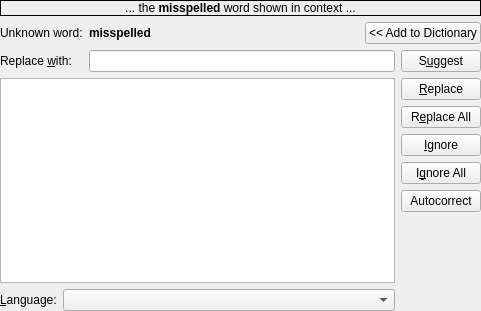
<?xml version="1.0" encoding="UTF-8"?>
<ui version="4.0">
 <class>SonnetUi</class>
 <widget class="QWidget" name="SonnetUi">
  <property name="geometry">
   <rect>
    <x>0</x>
    <y>0</y>
    <width>481</width>
    <height>311</height>
   </rect>
  </property>
  <property name="sizePolicy">
   <sizepolicy hsizetype="Preferred" vsizetype="Preferred">
    <horstretch>0</horstretch>
    <verstretch>0</verstretch>
   </sizepolicy>
  </property>
  <property name="minimumSize">
   <size>
    <width>430</width>
    <height>300</height>
   </size>
  </property>
  <layout class="QGridLayout">
   <property name="leftMargin">
    <number>0</number>
   </property>
   <property name="topMargin">
    <number>0</number>
   </property>
   <property name="rightMargin">
    <number>0</number>
   </property>
   <property name="bottomMargin">
    <number>0</number>
   </property>
   <item row="1" column="0" colspan="2">
    <widget class="QLabel" name="textLabel2">
     <property name="whatsThis">
      <string>&lt;qt&gt;&lt;p&gt;This word was considered to be an &quot;unknown word&quot; because it does not match any entry in the dictionary currently in use. It may also be a word in a foreign language.&lt;/p&gt;
&lt;p&gt;If the word is not misspelled, you may add it to the dictionary by clicking &lt;b&gt;Add to Dictionary&lt;/b&gt;. If you do not want to add the unknown word to the dictionary, but you want to leave it unchanged, click &lt;b&gt;Ignore&lt;/b&gt; or &lt;b&gt;Ignore All&lt;/b&gt;.&lt;/p&gt;
&lt;p&gt;However, if the word is misspelled, you can try to find the correct replacement in the list below. If you cannot find a replacement there, you may type it in the text box below, and click &lt;b&gt;Replace&lt;/b&gt; or &lt;b&gt;Replace All&lt;/b&gt;.&lt;/p&gt;
&lt;/qt&gt;</string>
     </property>
     <property name="text">
      <string>Unknown word:</string>
     </property>
    </widget>
   </item>
   <item row="1" column="2">
    <widget class="QLabel" name="m_unknownWord">
     <property name="toolTip">
      <string>Unknown word</string>
     </property>
     <property name="whatsThis">
      <string>&lt;qt&gt;&lt;p&gt;This word was considered to be an &quot;unknown word&quot; because it does not match any entry in the dictionary currently in use. It may also be a word in a foreign language.&lt;/p&gt;
&lt;p&gt;If the word is not misspelled, you may add it to the dictionary by clicking &lt;b&gt;Add to Dictionary&lt;/b&gt;. If you do not want to add the unknown word to the dictionary, but you want to leave it unchanged, click &lt;b&gt;Ignore&lt;/b&gt; or &lt;b&gt;Ignore All&lt;/b&gt;.&lt;/p&gt;
&lt;p&gt;However, if the word is misspelled, you can try to find the correct replacement in the list below. If you cannot find a replacement there, you may type it in the text box below, and click &lt;b&gt;Replace&lt;/b&gt; or &lt;b&gt;Replace All&lt;/b&gt;.&lt;/p&gt;
&lt;/qt&gt;</string>
     </property>
     <property name="text">
      <string>&lt;b&gt;misspelled&lt;/b&gt;</string>
     </property>
    </widget>
   </item>
   <item row="4" column="0">
    <widget class="QLabel" name="textLabel5">
     <property name="whatsThis">
      <string>&lt;qt&gt;
&lt;p&gt;Select the language of the document you are proofing here.&lt;/p&gt;
&lt;/qt&gt;</string>
     </property>
     <property name="text">
      <string>&amp;Language:</string>
     </property>
     <property name="buddy">
      <cstring>m_language</cstring>
     </property>
    </widget>
   </item>
   <item row="0" column="0" colspan="6">
    <widget class="QLabel" name="m_contextLabel">
     <property name="toolTip">
      <string>Text excerpt showing the unknown word in its context.</string>
     </property>
     <property name="whatsThis">
      <string>&lt;qt&gt;
&lt;p&gt;Here you can see a text excerpt showing the unknown word in its context. If this information is not sufficient to choose the best replacement for the unknown word, you can click on the document you are proofing, read a larger part of the text and then return here to continue proofing.&lt;/p&gt;
&lt;/qt&gt;</string>
     </property>
     <property name="frameShape">
      <enum>QFrame::Box</enum>
     </property>
     <property name="text">
      <string>... the &lt;b&gt;misspelled&lt;/b&gt; word shown in context ...</string>
     </property>
     <property name="alignment">
      <set>Qt::AlignCenter</set>
     </property>
    </widget>
   </item>
   <item row="1" column="4" colspan="2">
    <widget class="QPushButton" name="m_addBtn">
     <property name="whatsThis">
      <string>&lt;qt&gt;
&lt;p&gt;The unknown word was detected and considered unknown because it is not included in the dictionary.&lt;br&gt;
Click here if you consider the unknown word not to be misspelled, and you want to avoid wrongly detecting it again in the future. If you want to let it remain as is, but not add it to the dictionary, then click &lt;b&gt;Ignore&lt;/b&gt; or &lt;b&gt;Ignore All&lt;/b&gt; instead.&lt;/p&gt;
&lt;/qt&gt;</string>
     </property>
     <property name="text">
      <string>&lt;&lt; Add to Dictionary</string>
     </property>
    </widget>
   </item>
   <item row="1" column="3">
    <spacer>
     <property name="orientation">
      <enum>Qt::Horizontal</enum>
     </property>
     <property name="sizeType">
      <enum>QSizePolicy::Expanding</enum>
     </property>
     <property name="sizeHint" stdset="0">
      <size>
       <width>74</width>
       <height>20</height>
      </size>
     </property>
    </spacer>
   </item>
   <item row="3" column="0" colspan="5">
    <widget class="QListView" name="m_suggestions">
     <property name="toolTip">
      <string>Suggestion List</string>
     </property>
     <property name="whatsThis">
      <string>&lt;qt&gt;
&lt;p&gt;If the unknown word is misspelled, you should check if the correction for it is available and if it is, click on it. If none of the words in this list is a good replacement you may type the correct word in the edit box above.&lt;/p&gt;
&lt;p&gt;To correct this word click &lt;b&gt;Replace&lt;/b&gt; if you want to correct only this occurrence or &lt;b&gt;Replace All&lt;/b&gt; if you want to correct all occurrences.&lt;/p&gt;
&lt;/qt&gt;</string>
     </property>
     <property name="resizeMode">
      <enum>QListView::Adjust</enum>
     </property>
    </widget>
   </item>
   <item row="2" column="0" colspan="2">
    <widget class="QLabel" name="textLabel4">
     <property name="whatsThis">
      <string>&lt;qt&gt;
&lt;p&gt;If the unknown word is misspelled, you should type the correction for your misspelled word here or select it from the list below.&lt;/p&gt;
&lt;p&gt;You can then click &lt;b&gt;Replace&lt;/b&gt; if you want to correct only this occurrence of the word or &lt;b&gt;Replace All&lt;/b&gt; if you want to correct all occurrences.&lt;/p&gt;
&lt;/qt&gt;</string>
     </property>
     <property name="text">
      <string>Replace &amp;with:</string>
     </property>
     <property name="buddy">
      <cstring>m_replacement</cstring>
     </property>
    </widget>
   </item>
   <item row="2" column="2" colspan="3">
    <widget class="QLineEdit" name="m_replacement">
     <property name="whatsThis">
      <string>&lt;qt&gt;
&lt;p&gt;If the unknown word is misspelled, you should type the correction for your misspelled word here or select it from the list below.&lt;/p&gt;
&lt;p&gt;You can then click &lt;b&gt;Replace&lt;/b&gt; if you want to correct only this occurrence of the word or &lt;b&gt;Replace All&lt;/b&gt; if you want to correct all occurrences.&lt;/p&gt;
&lt;/qt&gt;</string>
     </property>
    </widget>
   </item>
   <item row="4" column="1" colspan="4">
    <widget class="Sonnet::DictionaryComboBox" name="m_language">
     <property name="toolTip">
      <string>Language Selection</string>
     </property>
     <property name="whatsThis">
      <string>&lt;qt&gt;
&lt;p&gt;Select the language of the document you are proofing here.&lt;/p&gt;
&lt;/qt&gt;</string>
     </property>
    </widget>
   </item>
   <item row="2" column="5" rowspan="3">
    <layout class="QVBoxLayout">
     <property name="spacing">
      <number>6</number>
     </property>
     <property name="leftMargin">
      <number>0</number>
     </property>
     <property name="topMargin">
      <number>0</number>
     </property>
     <property name="rightMargin">
      <number>0</number>
     </property>
     <property name="bottomMargin">
      <number>0</number>
     </property>
     <item>
      <widget class="QPushButton" name="m_suggestBtn">
       <property name="text">
        <string>S&amp;uggest</string>
       </property>
      </widget>
     </item>
     <item>
      <widget class="QPushButton" name="m_replaceBtn">
       <property name="whatsThis">
        <string>&lt;qt&gt;
&lt;p&gt;Click here to replace this occurrence of the unknown text with the text in the edit box above (to the left).&lt;/p&gt;
&lt;/qt&gt;</string>
       </property>
       <property name="text">
        <string>&amp;Replace</string>
       </property>
      </widget>
     </item>
     <item>
      <widget class="QPushButton" name="m_replaceAllBtn">
       <property name="whatsThis">
        <string>&lt;qt&gt;
&lt;p&gt;Click here to replace all occurrences of the unknown text with the text in the edit box above (to the left).&lt;/p&gt;
&lt;/qt&gt;</string>
       </property>
       <property name="text">
        <string>R&amp;eplace All</string>
       </property>
      </widget>
     </item>
     <item>
      <widget class="QPushButton" name="m_skipBtn">
       <property name="whatsThis">
        <string>&lt;qt&gt;
&lt;p&gt;Click here to let this occurrence of the unknown word remain as is.&lt;/p&gt;
&lt;p&gt;This action is useful when the word is a name, an acronym, a foreign word or any other unknown word that you want to use but not add to the dictionary.&lt;/p&gt;
&lt;/qt&gt;</string>
       </property>
       <property name="text">
        <string>&amp;Ignore</string>
       </property>
      </widget>
     </item>
     <item>
      <widget class="QPushButton" name="m_skipAllBtn">
       <property name="whatsThis">
        <string>&lt;qt&gt;
&lt;p&gt;Click here to let all occurrences of the unknown word remain as they are.&lt;/p&gt;
&lt;p&gt;This action is useful when the word is a name, an acronym, a foreign word or any other unknown word that you want to use but not add to the dictionary.&lt;/p&gt;
&lt;/qt&gt;</string>
       </property>
       <property name="text">
        <string>I&amp;gnore All</string>
       </property>
      </widget>
     </item>
     <item>
      <widget class="QPushButton" name="m_autoCorrect">
       <property name="whatsThis">
        <string>&lt;qt&gt;
&lt;p&gt;Click here to let all occurrences of the unknown word remain as they are.&lt;/p&gt;
&lt;p&gt;This action is useful when the word is a name, an acronym, a foreign word or any other unknown word that you want to use but not add to the dictionary.&lt;/p&gt;
&lt;/qt&gt;</string>
       </property>
       <property name="text">
        <string>Autocorrect</string>
       </property>
      </widget>
     </item>
     <item>
      <spacer>
       <property name="orientation">
        <enum>Qt::Vertical</enum>
       </property>
       <property name="sizeType">
        <enum>QSizePolicy::Expanding</enum>
       </property>
       <property name="sizeHint" stdset="0">
        <size>
         <width>20</width>
         <height>20</height>
        </size>
       </property>
      </spacer>
     </item>
    </layout>
   </item>
  </layout>
 </widget>
 <customwidgets>
  <customwidget>
   <class>Sonnet::DictionaryComboBox</class>
   <extends>QComboBox</extends>
   <header>dictionarycombobox.h</header>
  </customwidget>
 </customwidgets>
 <tabstops>
  <tabstop>m_addBtn</tabstop>
  <tabstop>m_replacement</tabstop>
  <tabstop>m_suggestBtn</tabstop>
  <tabstop>m_replaceBtn</tabstop>
  <tabstop>m_replaceAllBtn</tabstop>
  <tabstop>m_skipBtn</tabstop>
  <tabstop>m_skipAllBtn</tabstop>
  <tabstop>m_suggestions</tabstop>
  <tabstop>m_language</tabstop>
 </tabstops>
 <resources/>
 <connections/>
</ui>
